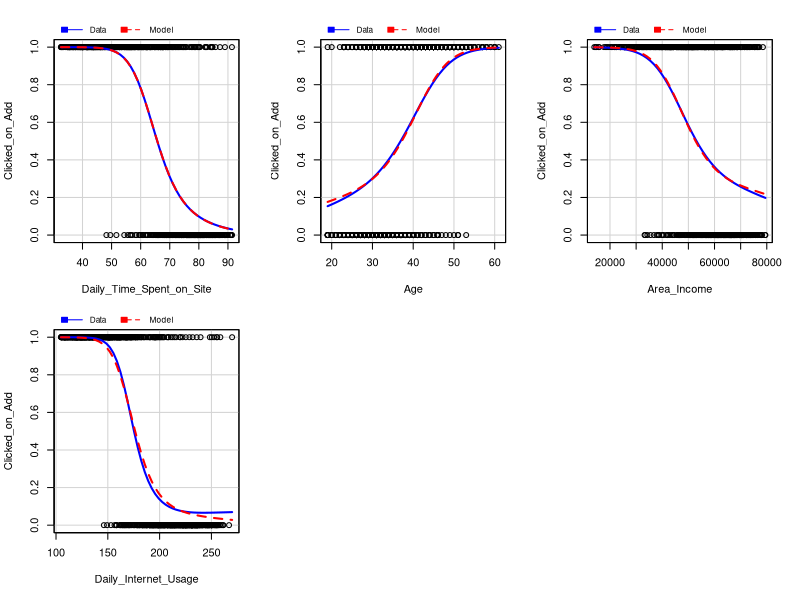

Write the R code that produced this figure. (Note: this script raises an error after producing the figure.)
## ---- chunk 1
knitr::opts_chunk$set(echo = TRUE)
## ---- chunk 2
library("stringr")
library("pROC")
library("caret")
library("car")
library("patchwork")
## ---- chunk 3
df <- read.csv("advertising.csv", stringsAsFactors = TRUE)
## ---- chunk 4
summary(df)
## ---- chunk 5
df$Ad_Topic_Line <- NULL
df$City <-NULL
df$Clicked_on_Ad <- as.factor(df$Clicked_on_Ad)
## ---- chunk 6
names(df) <- c("Daily_Time_Spent_on_Site","Age","Area_Income","Daily_Internet_Usage","Male","Country","Time","Clicked_on_Add")
## ---- chunk 7
summary(df)
## ---- chunk 8
df$Time <- as.character(df$Time)
## ---- chunk 9
time <- str_match(df$Time,"(?<hour>[0-9]{1,2}):(?<minute>[0-9]{2})")
time_cal <- as.numeric(time[,"hour"])*60 + as.numeric(time[,"minute"])
## ---- chunk 10
df$Time[time_cal < 360] <- "Night"
df$Time[time_cal >=360 & time_cal < 720] <- "Morning"
df$Time[time_cal >=720 & time_cal < 1080] <- "Afternoon"
df$Time[time_cal >=1080] <- "Evening"
df$Time <- as.factor(df$Time)
## ---- chunk 11
summary(df)
## ---- chunk 12
logi_model <- glm(Clicked_on_Add~.-Country,df,family = binomial)
## ---- chunk 13
summary(logi_model)
## ---- chunk 14
predicted_class <- ifelse(logi_model$fitted.values>0.5,1,0)
confusion_matrix <- confusionMatrix(as.factor(predicted_class),
                                    df$Clicked_on_Add,positive = "1")
confusion_matrix
## ---- chunk 15
marginalModelPlots(logi_model,~.-Male, layout =c(2,3))
## ---- chunk 16
plot_GENDER <- ggplot(df,aes(x=Male,fill=Clicked_on_Add))+geom_bar(position = position_dodge())
plot_TIME <- ggplot(df,aes(x=Time,fill=Clicked_on_Add))+geom_bar(position = position_dodge())

plot_GENDER+plot_TIME+plot_layout(ncol = 2, guides = "collect")
